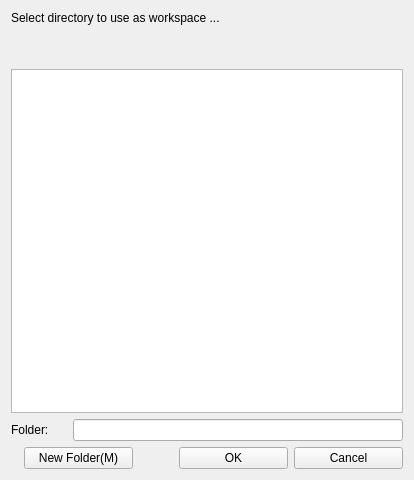
<?xml version="1.0" encoding="UTF-8"?>
<ui version="4.0">
 <class>CreateWorkspaceDialog</class>
 <widget class="QWidget" name="CreateWorkspaceDialog">
  <property name="geometry">
   <rect>
    <x>0</x>
    <y>0</y>
    <width>414</width>
    <height>480</height>
   </rect>
  </property>
  <property name="windowTitle">
   <string>Browse for Folder</string>
  </property>
  <layout class="QGridLayout" name="gridLayout">
   <item row="0" column="0">
    <layout class="QVBoxLayout" name="verticalLayout">
     <item>
      <widget class="QLabel" name="DialogInfoLabel">
       <property name="text">
        <string>Select directory to use as workspace ...</string>
       </property>
      </widget>
     </item>
     <item>
      <spacer name="separateDialogInfoLabelAndDirecotoryTreeView">
       <property name="orientation">
        <enum>Qt::Vertical</enum>
       </property>
       <property name="sizeType">
        <enum>QSizePolicy::Fixed</enum>
       </property>
       <property name="sizeHint" stdset="0">
        <size>
         <width>258</width>
         <height>38</height>
        </size>
       </property>
      </spacer>
     </item>
     <item>
      <widget class="QTreeView" name="DirecotoryTreeView"/>
     </item>
     <item>
      <layout class="QHBoxLayout" name="horizontalLayout_2">
       <item>
        <widget class="QLabel" name="DirectoryLabel">
         <property name="text">
          <string>Folder:</string>
         </property>
        </widget>
       </item>
       <item>
        <spacer name="separateDialogLabelAndFilenameLineEdit">
         <property name="orientation">
          <enum>Qt::Horizontal</enum>
         </property>
         <property name="sizeType">
          <enum>QSizePolicy::Fixed</enum>
         </property>
         <property name="sizeHint" stdset="0">
          <size>
           <width>18</width>
           <height>20</height>
          </size>
         </property>
        </spacer>
       </item>
       <item>
        <widget class="QLineEdit" name="FilenameLineEdit"/>
       </item>
      </layout>
     </item>
     <item>
      <layout class="QHBoxLayout" name="horizontalLayout">
       <item>
        <spacer name="beforeCreateDirectory">
         <property name="orientation">
          <enum>Qt::Horizontal</enum>
         </property>
         <property name="sizeType">
          <enum>QSizePolicy::Minimum</enum>
         </property>
         <property name="sizeHint" stdset="0">
          <size>
           <width>13</width>
           <height>18</height>
          </size>
         </property>
        </spacer>
       </item>
       <item>
        <widget class="QPushButton" name="CreateDirectoryButton">
         <property name="text">
          <string>New Folder(M)</string>
         </property>
         <property name="shortcut">
          <string>Alt+M</string>
         </property>
        </widget>
       </item>
       <item>
        <spacer name="separateCreateDirectoryButtonAndSureButton">
         <property name="orientation">
          <enum>Qt::Horizontal</enum>
         </property>
         <property name="sizeType">
          <enum>QSizePolicy::Fixed</enum>
         </property>
         <property name="sizeHint" stdset="0">
          <size>
           <width>40</width>
           <height>20</height>
          </size>
         </property>
        </spacer>
       </item>
       <item>
        <widget class="QPushButton" name="SureButton">
         <property name="text">
          <string>OK</string>
         </property>
        </widget>
       </item>
       <item>
        <widget class="QPushButton" name="CancelButton">
         <property name="text">
          <string>Cancel</string>
         </property>
        </widget>
       </item>
      </layout>
     </item>
    </layout>
   </item>
  </layout>
 </widget>
 <resources/>
 <connections>
  <connection>
   <sender>CancelButton</sender>
   <signal>clicked()</signal>
   <receiver>CreateWorkspaceDialog</receiver>
   <slot>close()</slot>
   <hints>
    <hint type="sourcelabel">
     <x>362</x>
     <y>457</y>
    </hint>
    <hint type="destinationlabel">
     <x>206</x>
     <y>239</y>
    </hint>
   </hints>
  </connection>
 </connections>
</ui>
